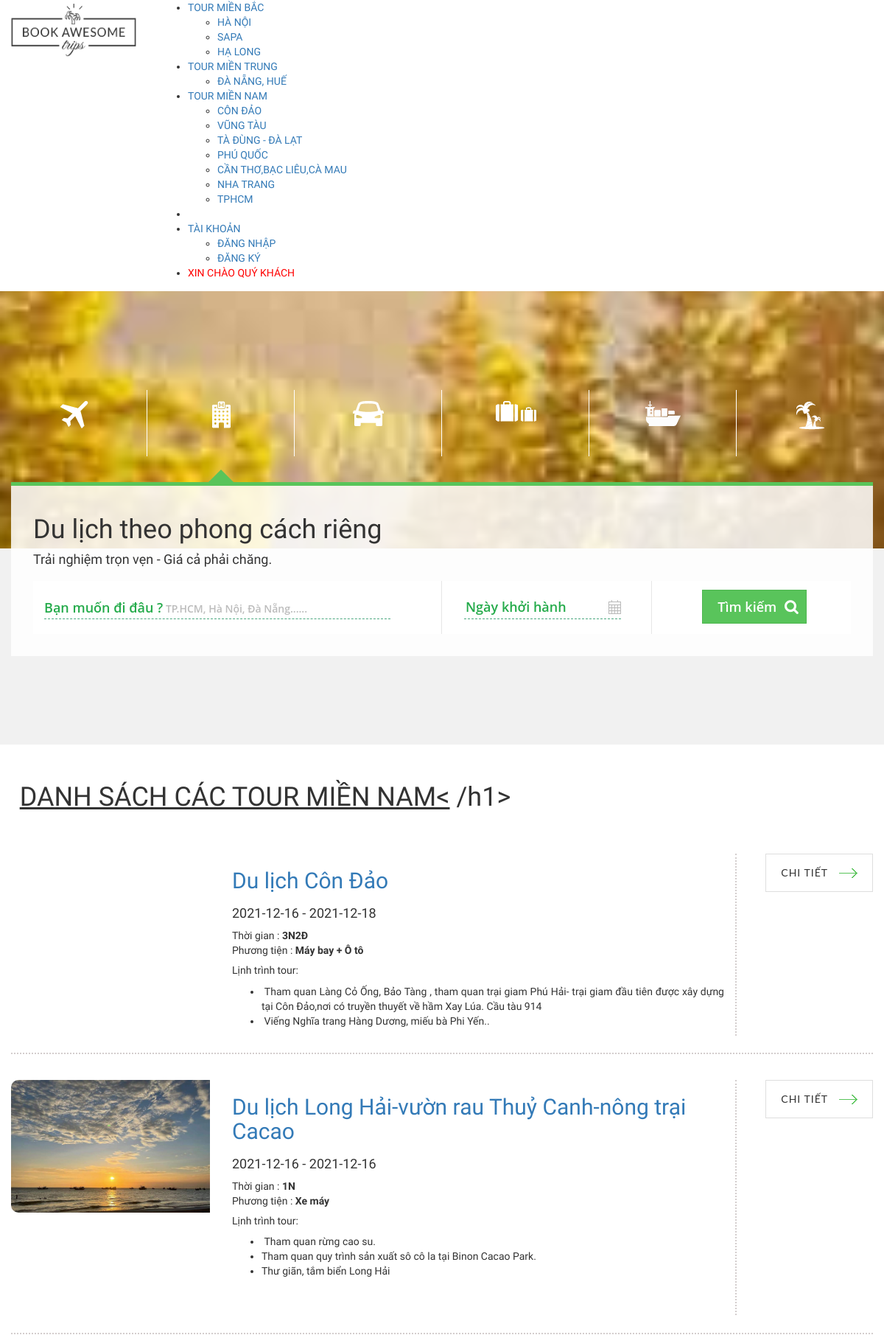
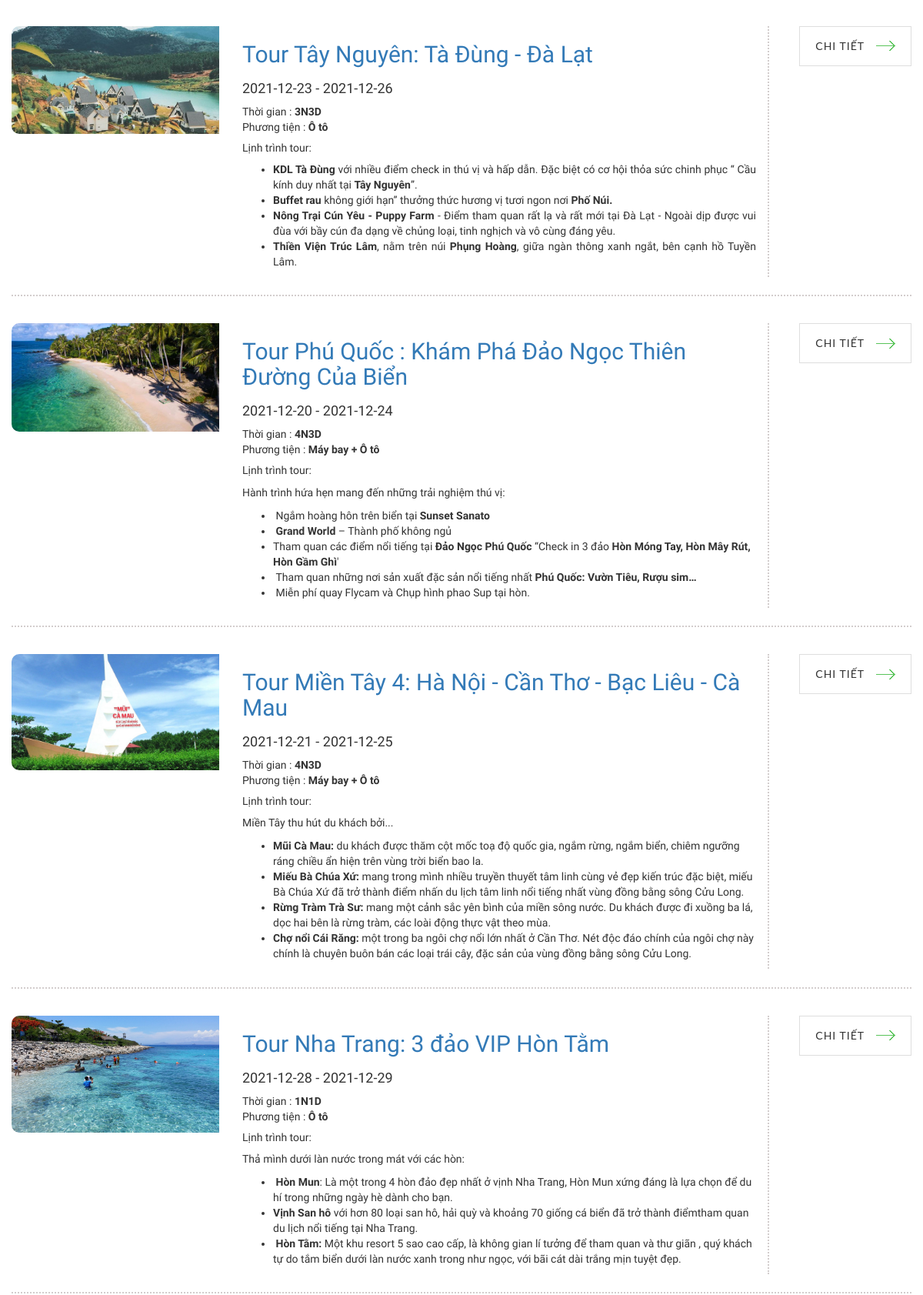
The page /index.php?action=home&act=search&id=3 (upper part) on the database its author committed (2 pictures, top to bottom).
### tables this page shows
CREATE TABLE `tour` (
  `tourID` int(11) NOT NULL,
  `tourName` varchar(128) NOT NULL,
  `startingPoint` varchar(128) NOT NULL,
  `destination` varchar(128) NOT NULL,
  `time` varchar(128) NOT NULL,
  `transport` varchar(128) NOT NULL,
  `begin` date DEFAULT NULL,
  `end` date DEFAULT NULL,
  `priceTour` int(11) NOT NULL,
  `sale` varchar(11) NOT NULL,
  `saleTour` int(11) NOT NULL,
  `numPeople` int(11) NOT NULL,
  `thumbnail` text NOT NULL,
  `galleries` longtext NOT NULL,
  `typeTour` int(11) NOT NULL,
  `typeDestination` varchar(5) DEFAULT NULL,
  `schedule` text NOT NULL,
  `detailTour` text NOT NULL
);

### Model/connect.php (called while the page is built, shortened)
<?php
class connect
{
	var $db=null;
	public function __construct()
	{
		$dsn='mysql:host=localhost;dbname=mytour2';
		$user='root';
		$pass='';
		$this->db=new PDO($dsn,$user,$pass,array(PDO::MYSQL_ATTR_INIT_COMMAND=>"SET NAMES utf8"));
	}
	public function getList($select)
	{
		$results=$this->db->query($select);
		return($results);
	}
}
?>

### Model/tour.php (called while the page is built, shortened)
<?php
    class Tour {
        public function getListRegions($id) {
            $db = new connect();
            $selectDB = "SELECT * FROM tour where typeTour = $id";
            $result = $db->getList($selectDB);
            return $result;
        }
        public function getListDestination($type) {
            $db = new connect();
            $selectDB = "select distinct destination,typeDestination from tour where typeTour = $type";
            $result = $db->getList($selectDB);
            return $result;
        }
    }
?>

### View/tourSearch.php (the view, shortened to what this page needs)
<div class="container-fluid" style="background-color:white">
    <br>
    <?php
       if (isset($_GET['id'])) {
           if ($_GET["id"] == 1) {
               echo '
               <div class="title-wrap ">
                   <div class="ravel-title ">
                           <h1> <u> DANH SÁCH CÁC TOUR MIỀN BẮC</u></h1>
                   </div>
               </div> ';
           } else {
               echo '
               <div class="title-wrap container-fluid">
                   <div class="ravel-title ">
                           <h1> <u>DANH SÁCH CÁC TOUR MIỀN NAM<</u> /h1>
                   </div>
               </div> ';
           }
       }
       ?>
    <?php
       $tour = new Tour();
       if (isset($_GET['id'])) {
           $id = $_GET['id'];
           $result = $tour->getListRegions($id);
       } else if (isset($_GET['ac'])) {
           $typeDestination = $_GET['ac'];
           $result = $tour->getDestination($typeDestination);
       }
       ?>
    <?php
       while ($set = $result->fetch()) :
       ?>
        <div class=" my-3" style="margin:3% auto">
            <div class="tour-item" style="padding-bottom: 2%; border-bottom: 2px dotted #d3cdcd;">
                <div class=" row ">
                    <div class=" col-md-3">
                        <a href="index.php?action=home&act=detailTour&id=<?php echo $set['tourID']; ?>">
                            <img src="Content/images/tour/<?php echo $set['thumbnail']; ?>" alt="" style="width:100%;border-radius: 10px 0px 0px 10px;">
                        </a>
                    </div>
                    <div class="col-md-7" style="border-right: 2px dotted #d3cdcd;">
                        <div class="cruise-name">
                            <a href="index.php?action=home&act=detailTour&id=<?php echo $set['tourID']; ?>">
                                <h2><?php echo $set['tourName']; ?> </h2>
                            </a>
                        </div>
                        <div class="content-item">
                            <div class="departure cruise-name" style="margin-top:18px">
                                <h4> <?php echo $set['begin']; ?> - <?php echo $set['end']; ?></h4>
                            </div>
                            <div class="time">Thời gian : <b><?php echo $set['time']; ?></b> </div>
                            <div class="vehicle">
                                Phương tiện : <b> <?php echo $set['transport']; ?> </b> </div>
                            <div class="plan">
                                <h5> Lịnh trình tour:</h5>
                                <div class="plan-detail">
                                    <?php echo $set['schedule']; ?>
                                </div>
                            </div>
                        </div>
                    </div>
                    <div class="col-md-2">
                        <a href="index.php?action=home&act=detailTour&id=<?php echo $set['tourID']; ?>" title="" class="awe-btn awe-btn-5 awe-btn-lager arrow-right text-uppercase float-right">CHI TIẾT</a>
                    </div>
                </div>
            </div>
        </div>
    <?php
       endwhile;
       echo " </div>"
       ?>

### index.php (shortened to what this page needs)
<?php
function myModelClassLader($className)
{
    $path = "Model/";
}
?>
<!DOCTYPE html>
<html lang="en">
<head>
    <link rel="stylesheet" href="https://cdnjs.cloudflare.com/ajax/libs/font-awesome/6.0.0-beta2/css/all.min.css" />
    <link rel="stylesheet" href="Content/css/library/font-awesome.min.css">
    <link rel="stylesheet" href="Content/css/library/bootstrap.min.css">
    <link rel="stylesheet" href="Content/css/library/jquery-ui.min.css">
    <link rel="stylesheet" href="Content/css/library/owl.carousel.css">
    <link rel="stylesheet" href="./Content/css/index.css">
</head>
<body>
        <?php
        include "View/navbar.php";
        $ctrl = 'home';
        if (isset($_GET['action'])) {
            $ctrl = $_GET['action'];
        }
        include 'Controller/' . $ctrl . '.php';
        ?>
</body>

### View/navbar.php
<div id="header" class="">
    <div class="container-fluid header">
        <div class="row">
            <div class="col-md-2">
                <div class="logo float-left">
                    <a href="index.php" title=""><img src="Content/images/logo-header.png" alt=""></a>
                </div>
            </div>
            <div class="col-md-10">
                <nav class="navigation" id="navigation" data-menu-type="1200">
                    <div class="nav-inner">
                        <div class="tb">
                            <div class="tb-cell">
                                <ul class="menu-list text-uppercase">
                                    <li class="current-menu-parent">
                                        <a href="index.php?action=home&act=search&id=1" title="">TOUR MIỀN BẮC</a>
                                        <ul class="sub-menu">
                                            <?php
                                            $tours = new Tour();
                                            $result = $tours->getListDestination(1);
                                            while ($set = $result->fetch()) :
                                            ?>
                                                <li><a href="index.php?action=home&act=search&ac=<?php echo $set['typeDestination'] ?>&name=<?php echo $set['destination'] ?>" title=""><?php echo $set['destination'] ?></a></li>
                                            <?php
                                            endwhile;
                                            ?>
                                        </ul>
                                    </li>
                                    <li>
                                        <a href="index.php?action=home&act=search&id=2" title="">TOUR MIỀN TRUNG</a>
                                        <ul class="sub-menu">
                                            <?php
                                            $tours = new Tour();
                                            $result = $tours->getListDestination(2);
                                            while ($set = $result->fetch()) :
                                            ?>
                                                <li><a href="index.php?action=home&act=search&ac=<?php echo $set['typeDestination'] ?>&name=<?php echo $set['destination'] ?>" title=""><?php echo $set['destination'] ?></a></li>
                                            <?php
                                            endwhile;
                                            ?>
                                        </ul>
                                    </li>
                                    <li>
                                        <a href="index.php?action=home&act=search&id=3" title="">TOUR MIỀN NAM</a>
                                        <ul class="sub-menu">
                                            <?php
                                            $tours = new Tour();
                                            $result = $tours->getListDestination(3);
                                            while ($set = $result->fetch()) :
                                            ?>
                                                <li><a href="index.php?action=home&act=search&ac=<?php echo $set['typeDestination'] ?>&name=<?php echo $set['destination'] ?>" title=""><?php echo $set['destination'] ?></a></li>
                                            <?php
                                            endwhile;
                                            ?>
                                        </ul>
                                    </li>
                                    <li>
                                        <?php
                                        if (isset($_SESSION['codeCustomer']) && isset($_SESSION['nameCustomer'])) {
                                            $name = $_SESSION['nameCustomer'];
                                        ?>
                                            <a style="color: red; margin-top: 20px; margin-left: 0px;" href="" title=""> <?php echo "Xin chào | " . $name; ?> </a>
                                    <li> <a href="index.php?action=login&act=log_out">ĐĂNG XUẤT</a> </li>
                                <?php
                                        } else {
                                            echo '<li>
                                    <a href="index.php?action=login" title="">TÀI KHOẢN </a>
                                    <ul class="sub-menu">
                                        <li> <a href="index.php?action=login" title="">ĐĂNG NHẬP</a> </li>
                                        <li> <a href="index.php?action=register">ĐĂNG KÝ</a> </li>
                                    </ul>
                                </li>';
                                            echo '<li><a style="color: red; margin-top: 20px; margin-left: 0px;">' . "Xin chào Quý khách " . '</a></li>';
                                        }
                                ?>
                                </li>
                                </ul>
                            </div>
                        </div>
                    </div>
                </nav>
            </div>
        </div>
    </div>
</div>

### Controller/home.php (shortened to what this page needs)
<?php
    $action ="home";
    if(isset($_GET["act"])) {
        $action =$_GET["act"];
    }
    switch ($action) {
        case "search":
            include "View/header.php";
            include 'View/tourSearch.php';
            break;
    }
?>

### View/header.php (shortened to what this page needs)
<div class="banner" style="margin-top:0px">
    <div class="container-fluid" style="margin-top:7%">
        <div class="Banner">
            <div>
                <ul class="tabs-cat text-center row">
                    <li class="cate-item col-xs-2">
                        <img src="Content/images/icon-flight.png" alt="">
                    </li>
                    <li class="cate-item active col-xs-2">
                        <img src="Content/images/icon-hotel.png" alt="">
                    </li>
                    <li class="cate-item col-xs-2">
                        <img src="Content/images/icon-car.png" alt="">
                    </li>
                    <li class="cate-item col-xs-2">
                        <img src="Content/images/icon-tour.png" alt="">
                    </li>
                    <li class="cate-item col-xs-2">
                        <img src="Content/images/icon-cruise.png" alt="">
                    </li>
                    <li class="cate-item col-xs-2">
                        <img src="Content/images/icon-vacation.png" alt="">
                    </li>
                </ul>
            </div>
            <div class="tabs-content">
                <div class="form-cn form-hotel tab-pane2 active in" id="form-hotel">
                    <h1>Du lịch theo phong cách riêng </h1>
                    <h4>Trải nghiệm trọn vẹn - Giá cả phải chăng.</h4>
                    <div class="form-search clearfix ">
                        <div class="row">
                            <div class="col-md-6" style="border-right: 1px solid #e6e6e6;">
                                <div class="form-field field-destination">
                                    <label for="destination"><span>Bạn muốn đi đâu ?</span> TP.HCM, Hà Nội, Đà Nẵng......</label>
                                    <input type="text" id="destination" class="field-input">
                                </div>
                            </div>
                            <div class="col-md-3" style="border-right: 1px solid #e6e6e6;">
                                <div class="form-field field-date">
                                    <input type="text" class="field-input calendar-input" placeholder="Ngày khởi hành">
                                </div>
                            </div>
                            <div class="col-md-3">
                                <div class="form-submit">
                                    <button type="submit" class="awe-btn awe-btn-lager awe-search">Tìm kiếm </button>
                                </div>
                            </div>
                        </div>
                    </div>
                </div>
            </div>
        </div>
    </div>
</div>

### rows shown on the page
tour: tourName "Du lịch Côn Đảo", begin "2021-12-16", end "2021-12-18", time "3N2Đ", transport "Máy bay + Ô tô", schedule "Tham quan Làng Cỏ Ống, Bảo Tàng , tham quan trại giam Phú Hải- trại giam đầu tiên được xây dựng tại Côn Đảo,nơi có truyền thuyết về hầm Xay Lúa. Cầu tàu 914 Viếng Nghĩa trang Hàng Dương, miếu bà Phi Yến.."
tour: thumbnail (picture), tourName "Du lịch Long Hải-vườn rau Thuỷ Canh-nông trại Cacao", begin "2021-12-16", end "2021-12-16", time "1N", transport "Xe máy", schedule "Tham quan rừng cao su. Tham quan quy trình sản xuất sô cô la tại Binon Cacao Park. Thư giãn, tắm biển Long Hải"
tour: thumbnail (picture), tourName "Tour Tây Nguyên: Tà Đùng - Đà Lạt", begin "2021-12-23", end "2021-12-26", time "3N3D", transport "Ô tô", schedule "KDL Tà Đùng với nhiều điểm check in thú vị và hấp dẫn. Đặc biệt có cơ hội thỏa sức chinh phục “ Cầu kính duy nhất tại Tây Nguyên ”. Buffet rau không giới hạn” thưởng thức hương vị tươi ngon nơi Phố Núi. Nông Trại Cún Yêu - Puppy Farm - Điểm tham quan rất lạ và rất mới tại Đà Lạt - Ngoài dịp được vui đùa với bầy cún đa dạng về chủng loại, tinh nghịch và vô cùng đáng yêu. Thiền Viện Trúc Lâm , nằm trên núi Phụng Hoàng , giữa ngàn thông xanh ngắt, bên cạnh hồ Tuyền Lâm."
tour: thumbnail (picture), tourName "Tour Phú Quốc : Khám Phá Đảo Ngọc Thiên Đường Của Biển", begin "2021-12-20", end "2021-12-24", time "4N3D", transport "Máy bay + Ô tô", schedule "Hành trình hứa hẹn mang đến những trải nghiệm thú vị: Ngắm hoàng hôn trên biển tại Sunset Sanato Grand World – Thành phố không ngủ Tham quan các điểm nổi tiếng tại Đảo Ngọc Phú Quốc “Check in 3 đảo Hòn Móng Tay, Hòn Mây Rút, Hòn Gầm Ghì ' Tham quan những nơi sản xuất đặc sản nổi tiếng nhất Phú Quốc: Vườn Tiêu, Rượu sim… Miễn phí quay Flycam và Chụp hình phao Sup tại hòn."
tour: thumbnail (picture), tourName "Tour Miền Tây 4: Hà Nội - Cần Thơ - Bạc Liêu - Cà Mau", begin "2021-12-21", end "2021-12-25", time "4N3D", transport "Máy bay + Ô tô", schedule "Miền Tây thu hút du khách bởi... Mũi Cà Mau: du khách được thăm cột mốc toạ độ quốc gia, ngắm rừng, ngắm biển, chiêm ngưỡng ráng chiều ẩn hiện trên vùng trời biển bao la. Miếu Bà Chúa Xứ: mang trong mình nhiều truyền thuyết tâm linh cùng vẻ đẹp kiến trúc đặc biệt, miếu Bà Chúa Xứ đã trở thành điểm nhấn du lịch tâm linh nổi tiếng nhất vùng đồng bằng sông Cửu Long. Rừng Tràm Trà Sư: mang một cảnh sắc yên bình của miền sông nước. Du khách được đi xuồng ba lá, dọc hai bên là rừng tràm, các loài động thực vật theo mùa. Chợ nổi Cái Răng: một trong ba ngôi chợ nổi lớn nhất ở Cần Thơ. Nét độc đáo chính của ngôi chợ này chính là chuyên buôn bán các loại trái cây, đặc sản của vùng đồng bằng sông Cửu…"
tour: thumbnail (picture), tourName "Tour Nha Trang: 3 đảo VIP Hòn Tằm", begin "2021-12-28", end "2021-12-29", time "1N1D", transport "Ô tô", schedule "Thả mình dưới làn nước trong mát với các hòn: Hòn Mun : Là một trong 4 hòn đảo đẹp nhất ở vịnh Nha Trang, Hòn Mun xứng đáng là lựa chọn để du hí trong những ngày hè dành cho bạn. Vịnh San hô với hơn 80 loại san hô, hải quỳ và khoảng 70 giống cá biển đã trở thành điểmtham quan du lịch nổi tiếng tại Nha Trang. Hòn Tằm: Một khu resort 5 sao cao cấp, là không gian lí tưởng để tham quan và thư giãn , quý khách tự do tắm biển dưới làn nước xanh trong như ngọc, với bãi cát dài trắng mịn tuyệt đẹp."

### other values the page prints
$set['destination'] "HÀ NỘI"
$set['destination'] "SAPA"
$set['destination'] "HẠ LONG"
$set['destination'] "ĐÀ NẴNG, HUẾ"
$set['destination'] "CÔN ĐẢO"
$set['destination'] "VŨNG TÀU"
$set['destination'] "TÀ ĐÙNG - ĐÀ LẠT"
$set['destination'] "PHÚ QUỐC"
$set['destination'] "CẦN THƠ,BẠC LIÊU,CÀ MAU"
$set['destination'] "NHA TRANG"
$set['destination'] "TPHCM"
